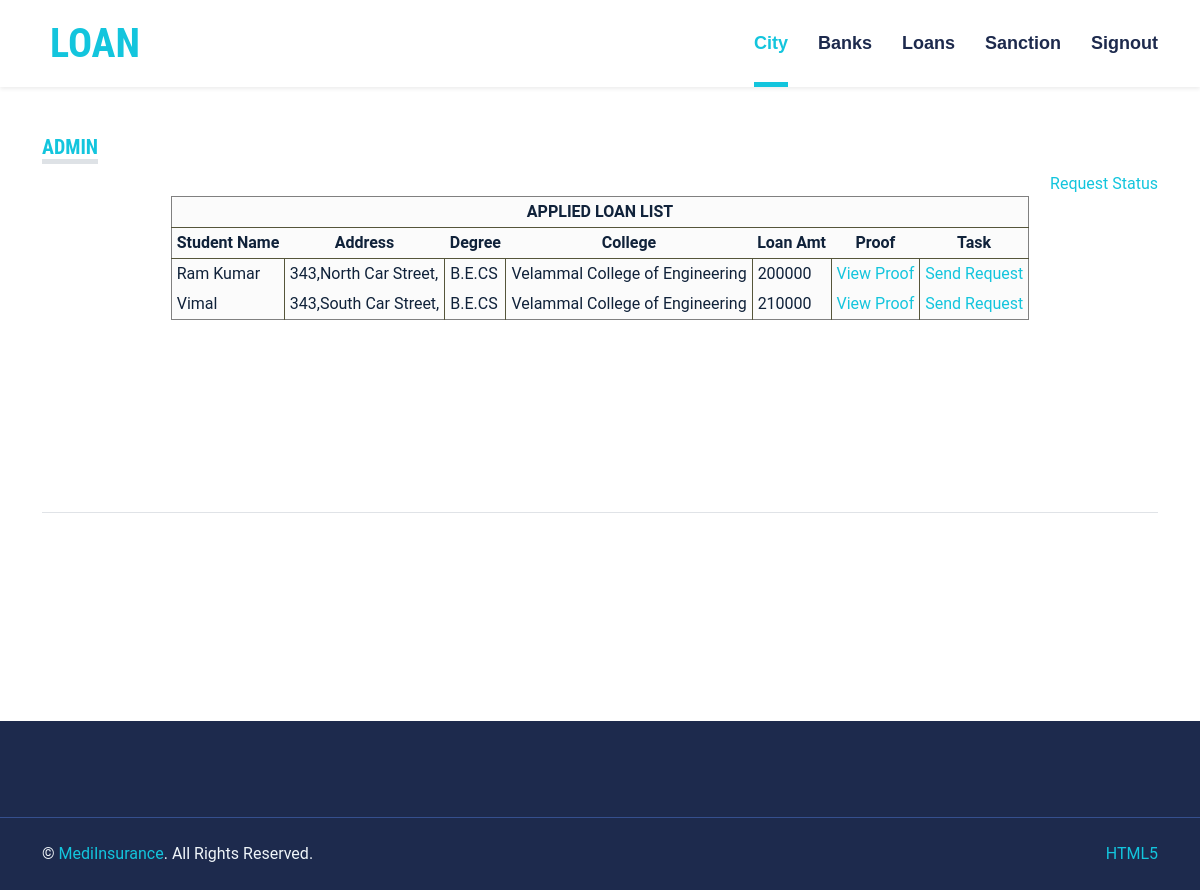
The app's page /avloans.php (signed in) with its own data.
### tables this page shows
CREATE TABLE IF NOT EXISTS `loanapply` (
  `id` int(11) NOT NULL AUTO_INCREMENT,
  `userid` varchar(200) NOT NULL,
  `loanamt` varchar(20) NOT NULL,
  `proof` varchar(500) NOT NULL,
  `bankid` varchar(20) NOT NULL,
  `lstatus` varchar(20) NOT NULL DEFAULT 'pending',
  PRIMARY KEY (`userid`),
  UNIQUE KEY `id` (`id`)
);

CREATE TABLE IF NOT EXISTS `newuser` (
  `uname` varchar(50) NOT NULL,
  `addr` varchar(200) NOT NULL,
  `cname` varchar(50) NOT NULL,
  `aname` varchar(200) NOT NULL,
  `gender` varchar(10) NOT NULL,
  `dob` date NOT NULL,
  `mobile` varchar(20) NOT NULL,
  `degree` varchar(50) NOT NULL,
  `college` varchar(200) NOT NULL,
  `userid` varchar(200) NOT NULL,
  `pwd` varchar(50) NOT NULL,
  `photo` varchar(500) NOT NULL,
  `aadhar` varchar(500) NOT NULL,
  `cproof` varchar(500) NOT NULL,
  PRIMARY KEY (`userid`)
);

### avloans.php (the view, shortened to what this page needs)
<?php
include './adminheader.php';
echo "<div class='right_align'><a href='avreqstatus.php'>Request Status</a></div>";
$rs = mysqli_query($link, "select l.id,l.userid,uname,addr,degree,college,l.loanamt,l.proof from loanapply l,newuser n where l.userid=n.userid and l.lstatus='pending' and l.id not in (select lid from reqtobank where astatus in ('pending','accept'))") or die(mysqli_error($link));
echo "<div class='scrolldiv'><table class='report_tab' style='float:none;margin:auto;min-width:75%;'><thead><tr><th colspan='7'>APPLIED LOAN LIST";
echo "<tr><th>Student Name<th>Address<th>Degree<th>College<th>Loan Amt<th>Proof<th>Task</thead><tbody>";
    while($row = mysqli_fetch_row($rs)) {
        echo "<tr>";
        echo "<td>$row[2]<td>$row[3]<td>$row[4]<td>$row[5]<td>$row[6]<td><a href='#' onclick=\"call('$row[7]')\">View Proof</a>";
        echo "<td><a href='avloans1.php?lid=$row[0]' onclick=\"javascript:return confirm('Are You Sure to Send Request ?')\">Send Request</a>";
    }
echo "</tbody></table></div><hr>";
include './footer.php';
?>

### css/style.css (style rules this page uses)
:root { --primary: #13C5DD; --secondary: #354F8E; --light: #EFF5F9; --dark: #1D2A4D; }
.right_align { text-align: right; }
table.report_tab { border-spacing: 0; border: solid thin gray; margin: 10px; background-color: rgba(250,250,250,0.8); border-radius: 0.5em; color: #10223a; float:right; }
table.report_tab th, table.report_tab td { padding: 3px 5px; }
table.report_tab thead tr { border-bottom: solid thin #55553a; }
table.report_tab thead tr:last-child th { border-bottom: solid thin #55553a; }
table.report_tab tbody tr td, table.report_tab tbody tr th { border-right:solid thin #55553a; }
table.report_tab tbody tr td:last-child { border-right: none; }
table.report_tab thead tr th { text-align: center; }
div.scrolldiv { height:300px; overflow-y: scroll; }

### records on screen
loanapply: newuser.uname "Ram Kumar", newuser.addr "343,North Car Street,", newuser.degree "B.E.CS", newuser.college "Velammal College of Engineering", loanamt "200000"
loanapply: newuser.uname "Vimal", newuser.addr "343,South Car Street,", newuser.degree "B.E.CS", newuser.college "Velammal College of Engineering", loanamt "210000"
